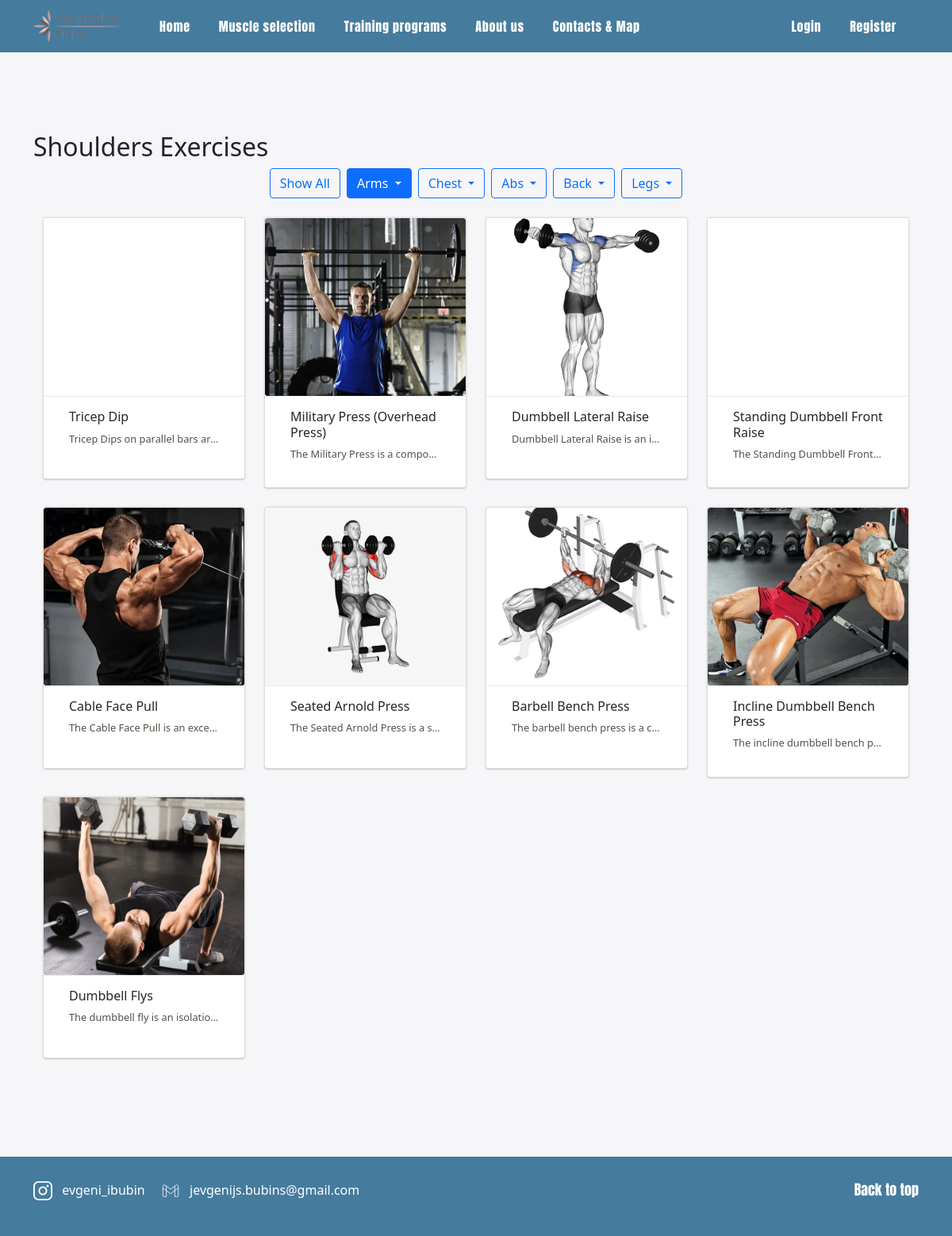
Page /exercises_page.php?muscle=Shoulders on the committed database.
### tables this page shows
CREATE TABLE `exercises` (
  `id` int(11) NOT NULL,
  `name` varchar(100) NOT NULL,
  `description` text DEFAULT NULL,
  `video_url` varchar(255) DEFAULT NULL,
  `category` varchar(50) DEFAULT NULL,
  `muscle_group` varchar(100) DEFAULT NULL,
  `equipment` varchar(100) DEFAULT NULL,
  `difficulty` tinyint(4) DEFAULT NULL,
  `created_at` timestamp NULL DEFAULT current_timestamp(),
  `image` varchar(255) DEFAULT NULL,
  `instruction` text DEFAULT NULL
);

### exercises_page.php (the view, shortened to what this page needs)
<?php
include 'includes/avatar_loader.php';
$muscleGroups = [
  "Arms" => ["Biceps", "Triceps", "Shoulders", "Forearms"],
  "Chest" => ["Chest Muscles"],
  "Abs" => ["Abdominal Muscles"],
  "Back" => ["Lats", "Middle/Lower Trapezius", "Teres major", "Lower Back", "Upper Trapezius"],
  "Legs" => ["Quadriceps", "Hamstrings", "Adductors", "Calves", "Glutes"]
];
$muscle = $_GET['muscle'] ?? null;
$category = $_GET['category'] ?? null;
if ($muscle) {
    $stmt = $conn->prepare("SELECT * FROM exercises WHERE FIND_IN_SET(?, muscle_group)");
    $stmt->bind_param("s", $muscle);
} else {
    $stmt = $conn->prepare("SELECT * FROM exercises");
}
if ($muscle) {
    foreach ($muscleGroups as $category => $muscles) {
        if (in_array($muscle, $muscles)) {
            break;
        }
    }
}
$currentMuscle = $_GET['muscle'] ?? null;
$currentCategory = $_GET['category'] ?? null;
if (!$currentCategory && $currentMuscle) {
    foreach ($muscleGroups as $category => $muscles) {
        if (in_array($currentMuscle, $muscles)) {
            $currentCategory = $category;
            break;
        }
    }
}
$stmt->execute();
$result = $stmt->get_result();
?>
<!DOCTYPE html>
<html lang="en">
<head>
  <link href="https://cdn.jsdelivr.net/npm/bootstrap@5.0.2/dist/css/bootstrap.min.css" rel="stylesheet">
  <link rel="stylesheet" href="https://cdn.jsdelivr.net/npm/swiper@11/swiper-bundle.min.css" />
  <link rel="stylesheet" type="text/css" href="style.css">
</head>
<body>
<?php include 'includes/header.php'; ?>
<main>
<div class="container">
  <div class="row justify-content-center">
    <?php if ($muscle): ?>
    <h2><?= htmlspecialchars($muscle) ?> Exercises</h2>
  <?php elseif ($category): ?>
    <h2><?= htmlspecialchars($category) ?> Exercises</h2>
  <?php else: ?>
    <h2>All Exercises</h2>
  <?php endif; ?>
    <div class="d-flex flex-wrap gap-2 justify-content-center mb-4">
      <a href="exercises_page.php" class="btn btn-outline-primary <?= (!$currentMuscle && !$currentCategory) ? 'active' : '' ?>">Show All</a>
      <?php foreach ($muscleGroups as $category => $muscles): ?>
        <div class="dropdown">
          <button class="btn btn-outline-primary dropdown-toggle <?= ($currentCategory === $category || in_array($currentMuscle, $muscles)) ? 'active' : '' ?>" type="button" data-bs-toggle="dropdown">
            <?= htmlspecialchars($category) ?>
          </button>
        </div>
      <?php endforeach; ?>
    </div>
    <div class="row">
      <?php while ($row = $result->fetch_assoc()): ?>
        <div class="col-lg-3 col-md-6 mb-4">
          <div class="card hover">
            <div class="card-img" style="background-image:url('<?= htmlspecialchars($row['image']) ?>');">
            </div>
            <div class="card-content">
              <a href="exercise_view.php?id=<?= $row['id'] ?>">
                <h2><?= htmlspecialchars($row['name']) ?></h2>
                <p><?= htmlspecialchars(mb_strimwidth($row['description'], 0, 60, "...")) ?></p>
              </a>
            </div>
          </div>
        </div>
      <?php endwhile; ?>
    </div>
  </div>
</div>
</main>
  <footer class="footer text-white text-center text-lg-start">
    <div class="container">
      <div class="row align-items-center" style="height: 100px;">
        <div class="col-lg-8 col-md-12">
          <div class="insta d-inline-flex align-items-center me-3">
            <a href="https://www.instagram.com/evgeni_ibubin" target="_blank" class="text-white">
              <img src="images/instagram_icon.svg" alt="Иконка Instagram" class="me-2">
              <p>evgeni_ibubin</p>
            </a>
          </div>
          <div class="google d-inline-flex align-items-center">
            <a href="#" class="text-white">
              <img src="images/gmail_icon.svg" alt="Иконка Gmail" class="me-2">
              <p>jevgenijs.bubins@gmail.com</p>
            </a>
          </div>
        </div>
        <div class="col-lg-4 col-md-12 d-flex justify-content-end">
          <div class="back-to-top">
            <a href="#" id="back-to-topid" class="text-white">
              <p>Back to top</p>
            </a>
          </div>
        </div>
      </div>
    </div>
  </footer>
</body>
</html>

### style.css (style rules this page uses)
html, body { position: relative; margin: 0; padding: 0; min-height: 100vh; display: flex; flex-direction: column; justify-content: space-between; background-color: #F6F6F8; }
main { position: relative; min-height: calc(100% - 100px); flex: 1 0 auto; }
.footer { background-color: #457B9D; color: #fff; }
.insta img, .google img { width: 24px; height: 24px; margin-right: 10px; }
.insta a, .google a, .back-to-top a { text-decoration: none; color: #FFF; }
.insta p, .google p, .back-to-top p { transition: background-color 0.3s ease; display: inline-block; }
.back-to-top { font-family: Anton; font-size: 18px; }

### exercises_page.php (style rules this page uses)
.row.justify-content-center { margin-top: 100px; margin-bottom: 100px; }
.card { border-radius: 4px; box-shadow: 0 -1px 1px 0 rgba(0, 0, 0, .05), 0 1px 2px 0 rgba(0, 0, 0, .2); transition: all .2s ease; background: #fff; position: relative; overflow: hidden; }
.card-img { position: relative; height: 224px; width: 100%; background-color: #fff; transition: opacity .2s ease; background-position: center center; background-repeat: no-repeat; background-size: cover; }
.card-content { width: 100%; min-height: 104px; background-color: #fff; border-top: 1px solid #E9E9EB; border-bottom-right-radius: 4px; border-bottom-left-radius: 4px; padding: 1rem 2rem; transition: all .2s ease; }
.card-content a { text-decoration: none; color: #202927; }
.card-content h2, .card-content a h2 { font-size: 1rem; font-weight: 500; }
.card-content p, .card-content a p { font-size: .8rem; font-weight: 400; white-space: nowrap; overflow: hidden; text-overflow: ellipsis; color: rgba(32, 41, 28, .8); }

### rows in the picture
exercises: name "Tricep Dip", description "Tricep Dips on parallel bars ar…"
exercises: image (picture), name "Military Press (Overhead Press)", description "The Military Press is a compo…"
exercises: image (picture), name "Dumbbell Lateral Raise", description "Dumbbell Lateral Raise is an i…"
exercises: name "Standing Dumbbell Front Raise", description "The Standing Dumbbell Front…"
exercises: image (picture), name "Cable Face Pull", description "The Cable Face Pull is an exce…"
exercises: image (picture), name "Seated Arnold Press", description "The Seated Arnold Press is a s…"
exercises: image (picture), name "Barbell Bench Press", description "The barbell bench press is a c…"
exercises: image (picture), name "Incline Dumbbell Bench Press", description "The incline dumbbell bench p…"
exercises: image (picture), name "Dumbbell Flys", description "The dumbbell fly is an isolatio…"

### other values in the picture
$muscle "Shoulders"
$category "Arms"
$category "Chest"
$category "Abs"
$category "Back"
$category "Legs"
